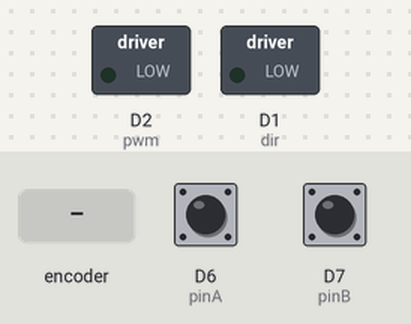
Simulated run of this sketch. Board: ESP8266 (NodeMCU). On the bench: switched loads named in the sketch (green lamp = pin HIGH). The inputs (shaded band) are chosen by the test bench; at power-on: D6 (pinA) HIGH, D7 (pinB) HIGH. WiFi joins after 1.5 s; servers stay silent unless stated; the ROS host is connected and sends only what is stated; what the sketch prints to the serial monitor is not drawn.

Above: at 2.7 s.
2.8 s: rotary encoder on D6 (pinA) / D7 (pinB) turned 1 step (first pin leading)
At 3.8 s:
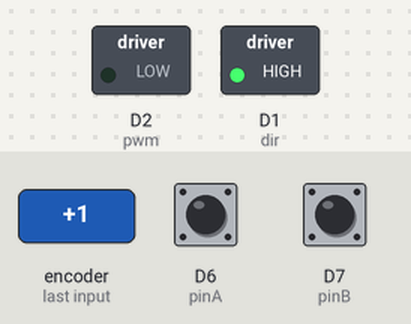
Timing chart, 0 to 5.8 s (numbered marks = the images above; inputs shaded):
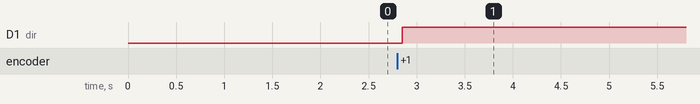

Measured:
- after the input at 2.8 s, D1 (dir): LOW → HIGH after 0.05 s

The sketch:

motor1.ino
```cpp
#define ROSSERIAL_ARDUINO_TCP
#include <ESP8266WiFi.h>
#include <ros.h>
#include <geometry_msgs/Twist.h>
String msg_data;
#define pinA D6
#define pinB D7
#define pinZ
#define pwm D2
#define dir D1

int ppr=256; //holes on the encoder disc
volatile long pos=0;
volatile long last_pos=0;
float kp = 0.5;
float kd = 0;
bool rotation=0;
int gear_ratio=80; //gear ratio of motor
float goal_angle=0; //angle where the motor should turn to
//float goal = (goal_angle/360)*(ppr*gear_ratio);
float goal=0;

void chatterCallback(const geometry_msgs::Twist &msg)
{
  Serial.println(msg.linear.y);
  goal_angle=msg.linear.y;
  goal= -(goal_angle/360)*(ppr*gear_ratio);
}
ros::NodeHandle nh;

geometry_msgs::Twist str_msg;
ros::Subscriber<geometry_msgs::Twist> chatter("chatter", &chatterCallback);
char hello[13] = "hello world!";


const char *ssid =  "Top_station";     // replace with your wifi ssid and wpa2 key
const char *pass =  "rig_nitc";

IPAddress server(192, 168, 0, 69);  //40/50
const uint16_t server_port = 11411;


WiFiClient client;


ICACHE_RAM_ATTR void countA(){
  bool a=digitalRead(pinA);
  bool b=digitalRead(pinB);
  if(b==HIGH){
    pos--;
  }
  if(b==LOW){
    pos++;
  }
}

ICACHE_RAM_ATTR void countB(){
  bool a=digitalRead(pinA);
  bool b=digitalRead(pinB);
  if (b==HIGH){
    if(a==HIGH){
      pos--;
      rotation=1;//counterclockwise count
    }
  }
  else{
    Serial.println("huh?");
  }
}

ICACHE_RAM_ATTR void syncZ(){ //could be shorter
  if(pos>0){
    if (rotation==0){ //clockwise
      pos= ((pos-1)/ppr+1)*ppr; //round it to the nearest multiple of ppr greater than pos
    }
    if (rotation==1){ //anti-clockwise
      pos= ((pos)/ppr)*ppr; //round it to the nearest multiple of ppr lesser than pos
    }
  }
    if(pos<0){
    if (rotation==0){ //clockwise
      pos= ((pos)/ppr)*ppr; //round it to the nearest multiple of ppr greater than pos
    }
    if (rotation==1){ //anti-clockwise
      pos= ((pos+1)/ppr-1)*ppr; //round it to the nearest multiple of ppr lesser than pos
    }
  }
}

void setup() {
  Serial.begin(9600);
  pinMode(pinA,INPUT_PULLUP);
  pinMode(pinB,INPUT_PULLUP);
  //pinMode(pinZ,INPUT_PULLUP);
  pinMode(pwm,OUTPUT);
  pinMode(dir,OUTPUT);

  attachInterrupt(digitalPinToInterrupt(pinA),countA,RISING);
  //attachInterrupt(digitalPinToInterrupt(pinB),countB,RISING);
  //attachInterrupt(digitalPinToInterrupt(pinZ),syncZ,RISING);
  Serial.println("Connecting to ");
  Serial.println(ssid);

  WiFi.begin(ssid, pass);
  while (WiFi.status() != WL_CONNECTED)
  {
    delay(500);
    Serial.print(".");
  }
  Serial.println(WiFi.localIP());
  Serial.println("WiFi connected");
  nh.getHardware()->setConnection(server, server_port);
  nh.initNode();
  nh.subscribe(chatter);

  Serial.println("node initialized");
}

void loop() {
  nh.spinOnce();
  int diff = goal-pos;
  float pwm_value= abs(kp*diff);
  if (pwm_value>255){
    pwm_value=255;
  }
  if (pwm_value<10){
    pwm_value=0;
  }
  if(diff>0){
    digitalWrite(dir,LOW);
    analogWrite(pwm,pwm_value);
  }
  if(diff<0){
    digitalWrite(dir,HIGH);
    analogWrite(pwm,pwm_value);
  }
//  Serial.println(360*pos/(80*256));//debugging

}
```
